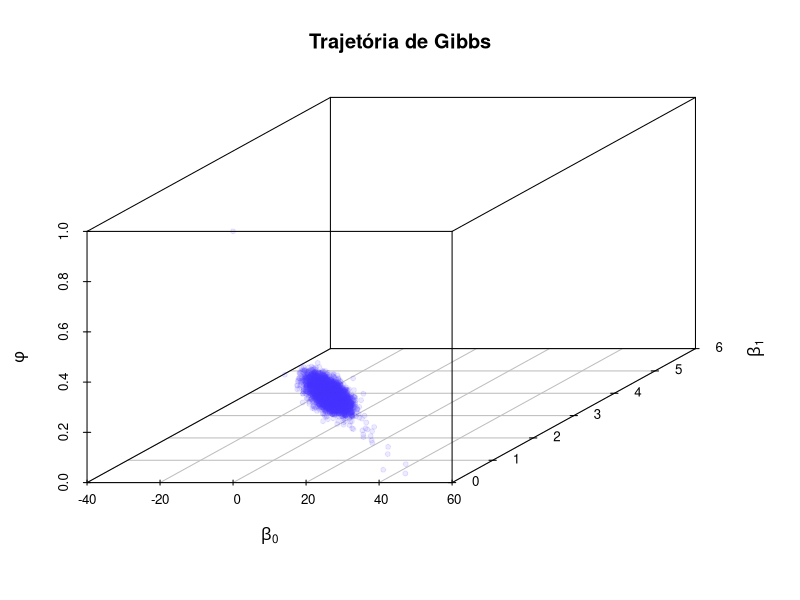
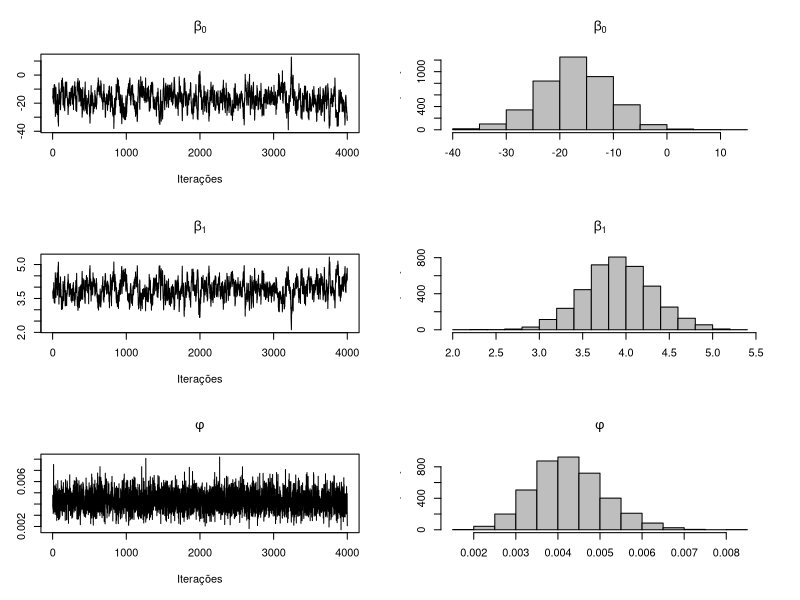

The R source for these figures, in order:
## ---- chunk 1
# Carregar os dados
data(cars)
y <- cars$dist
x <- cars$speed
n <- length(y)

# Hiperparâmetros das priors
mu_beta <- 0
var_beta <- 1000
a_phi <- 0.01
b_phi <- 0.01

# Inicialização
n_iter <- 5000
beta0 <- beta1 <- rep(NA, n_iter)
phi <- rep(NA, n_iter)

# Valores iniciais
beta0[1] <- 0
beta1[1] <- 0
phi[1] <- 1
## ---- chunk 2

for (i in 2:n_iter) {
  # Atualiza beta0
  var_beta0 <- 1 / (n * phi[i-1] + 1/var_beta)
  mu_beta0 <- var_beta0 * (phi[i-1] * sum(y - beta1[i-1] * x))
  beta0[i] <- rnorm(1, mu_beta0, sqrt(var_beta0))
  
  # Atualiza beta1
  var_beta1 <- 1 / (phi[i-1] * sum(x^2) + 1/var_beta)
  mu_beta1 <- var_beta1 * (phi[i-1] * sum(x * (y - beta0[i])))
  beta1[i] <- rnorm(1, mu_beta1, sqrt(var_beta1))
  
  # Atualiza phi
  res <- y - beta0[i] - beta1[i] * x
  a_post <- a_phi + n / 2
  b_post <- b_phi + sum(res^2) / 2
  phi[i] <- rgamma(1, shape = a_post, rate = b_post)
}
## ---- chunk 3
## 3D plot com a trajetoria dos tres parametros
library(scatterplot3d)
scatterplot3d(beta0, beta1, phi, pch=20, color=rgb(0.3, 0.2, 1, 0.1), xlab=expression(beta[0]), ylab=expression(beta[1]), zlab=expression(phi), main="Trajetória de Gibbs")

## ---- chunk 4
burnin <- 1000
beta0_post <- beta0[-(1:burnin)]
beta1_post <- beta1[-(1:burnin)]
phi_post <- phi[-(1:burnin)]

par(mfrow = c(3, 2))
plot(beta0_post, type='l', main=expression(beta[0]), ylab="", xlab="Iterações")
hist(beta0_post, main=expression(beta[0]), xlab="", col="gray")

plot(beta1_post, type='l', main=expression(beta[1]), ylab="", xlab="Iterações")
hist(beta1_post, main=expression(beta[1]), xlab="", col="gray")

plot(phi_post, type='l', main=expression(phi), ylab="", xlab="Iterações")
hist(phi_post, main=expression(phi), xlab="", col="gray")

## ---- chunk 5
# Ajuste do modelo de regressão linear clássico
modelo_clasico <- lm(dist ~ speed, data = cars)
mod <- summary(modelo_clasico)$coefficients
mod[1]
mod[2]
1/(summary(modelo_clasico)$sigma)^2
